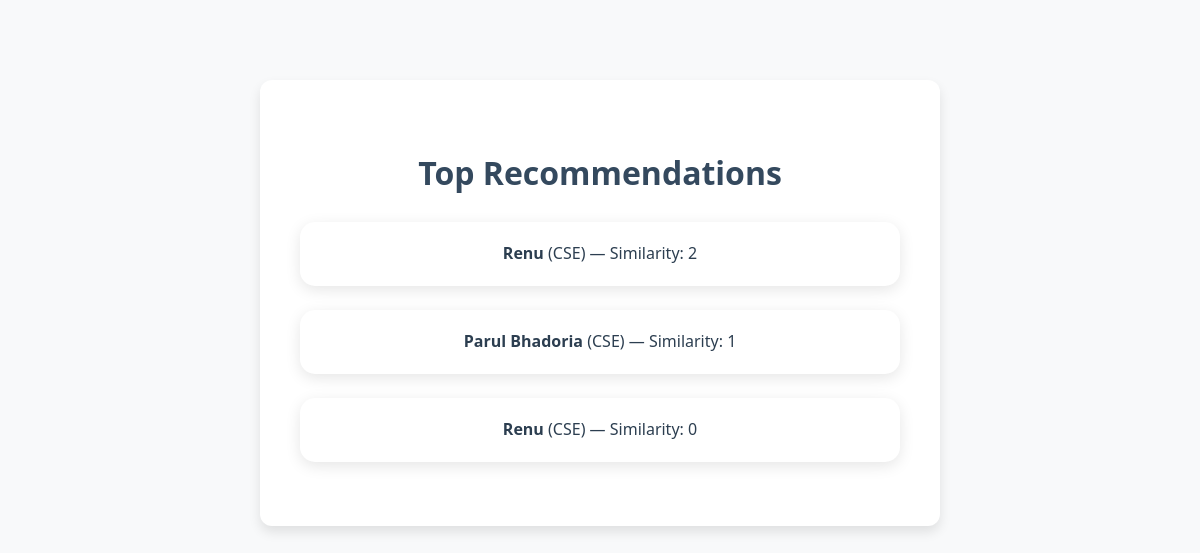
/matching/recommendations/1/, run on the app's committed database.
### accounts/models.py (models this page shows, shortened)
class Profile(models.Model):
    user = models.OneToOneField(User, on_delete=models.CASCADE)
    name = models.CharField(max_length=100)
    skills = models.TextField()         # store as comma-separated string or JSON
    interests = models.TextField()
    year = models.CharField(max_length=20)
    branch = models.CharField(max_length=50)
    gender = models.CharField(max_length=20)
    def skills_list(self):
        return [s.strip() for s in self.skills.split(",")]
    def interest_list(self):
        return [i.strip() for i in self.interests.split(",")]

### matching/views.py (the view)
# urls.py: path('recommendations/<int:student_id>/', views.show_recommendations, name='matching_recommendations'),
def show_recommendations(request, student_id):
    students = get_student_data()
    recs = recommend_partners(student_id, students)
    student_dict = {s["id"]: s for s in students}
    recs_with_names = [{"student": student_dict[r[0]], "score": r[1]} for r in recs]
    return render(request, "matching/recommendations.html", {"recommendations": recs_with_names})

### matching/logic.py (called while the page is built)
def get_student_data():
    students = []
    for profile in Profile.objects.all():
        students.append({
            "id": profile.id,
            "name": profile.name,
            "skills": profile.skills_list(),       # convert comma-separated to list
            "interests": profile.interest_list(),
            "year": profile.year,
            "branch": profile.branch,
            "gender": profile.gender,
            "user_id": profile.user.id,
        })
    return students

def similarity(student1, student2):
    skill_match = len(set(student1['skills']) & set(student2['skills']))
    interest_match = len(set(student1['interests']) & set(student2['interests']))
    return skill_match + interest_match  # simple sum, can weight if needed

def recommend_partners(student_id, students, top_n=3):
    target = next(s for s in students if s['id'] == student_id)
    scores = []
    for s in students:
        if s['id'] != student_id:
            scores.append((s['id'], similarity(target, s)))
    scores.sort(key=lambda x: x[1], reverse=True)
    return scores[:top_n]

### matching/templates/matching/recommendations.html
{% load static %}
<link rel="stylesheet" href="{% static 'css/peerfinder.css' %}">
<div class="container mt-5">
    <h2 class="fw-bold mb-4">Top Recommendations</h2>
    {% for rec in recommendations %}
    <div class="card mb-3 p-3">
        <p class="mb-0">
            <strong>{{ rec.student.name }}</strong> ({{ rec.student.branch }})
            — Similarity: {{ rec.score }}
        </p>
    </div>
    {% empty %}
    <p class="text-muted">No recommendations found.</p>
    {% endfor %}
</div>

### static/css/peerfinder.css (style rules this page uses)
h2 { font-size: 2rem; font-weight: 700; color: #34495e; margin-bottom: 1.5rem; }
.card { background: #fff; border-radius: 15px; padding: 1.2rem 1.5rem; margin-bottom: 1.5rem; box-shadow: 0 4px 15px rgba(0,0,0,0.1); transition: all 0.3s ease; }
.card p { margin: 0; font-size: 1rem; }
.mb-4 { margin-bottom: 1.5rem !important; }
.container, .card { margin-left: auto; margin-right: auto; }
.container.mt-5 { background-color: #fff; padding: 40px; border-radius: 12px; box-shadow: 0 6px 12px rgba(0,0,0,0.1); max-width: 600px; margin-top: 80px; }
h2 { font-size: 2rem; font-weight: bold; margin-bottom: 15px; }

### data on the page
Profile: student.name "Renu", student.branch "CSE"
Profile: student.name "Parul Bhadoria", student.branch "CSE"
Profile: student.name "Renu", student.branch "CSE"

### other printed values
{{ rec.score }} "2" "1" "0"
